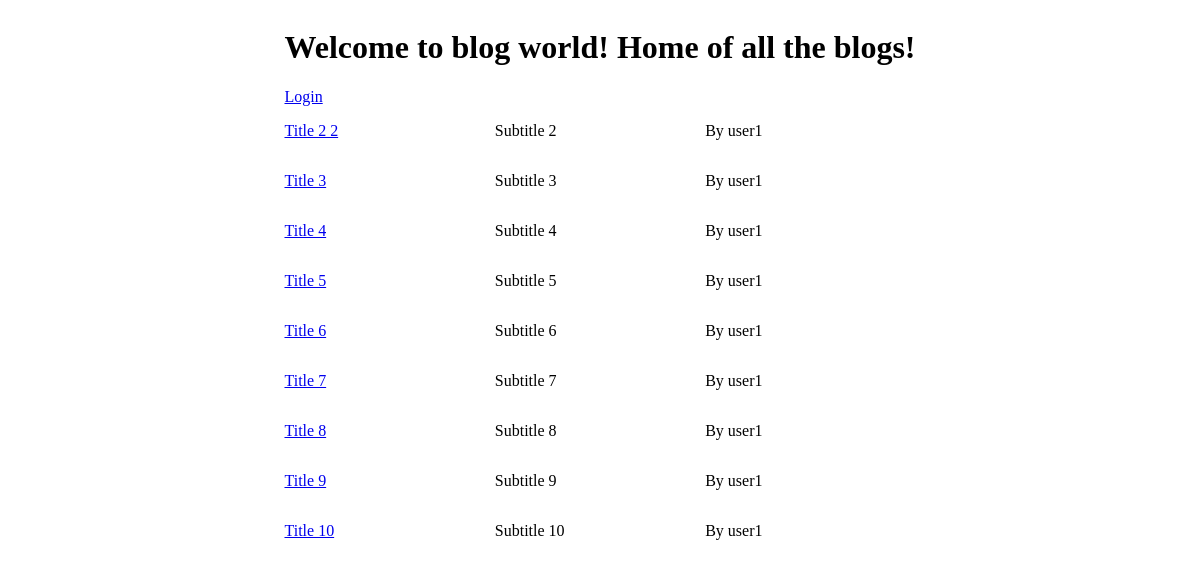
The app's page /blogs, older data.
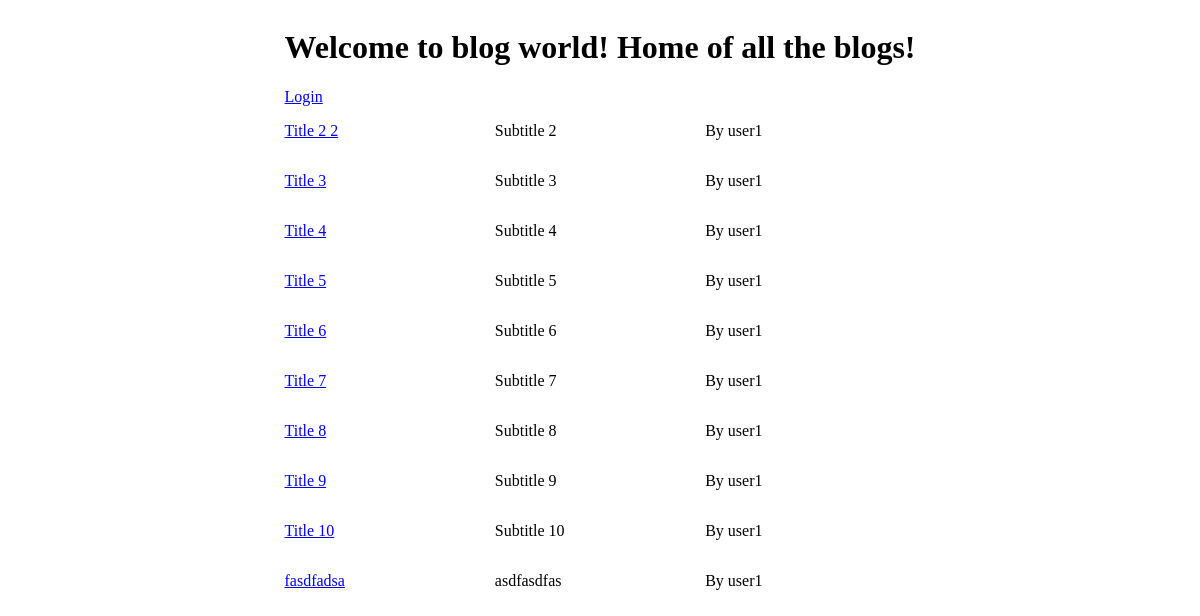
The same page, newer data.
### blog_api/models.py (models this page shows, shortened)
class User(db.Model):
   __tablename__="users"
   id: Mapped[int] = mapped_column(primary_key=True)
   username: Mapped[str]
   password: Mapped[str]
   blogs: Mapped[List["BlogPost"]] = relationship(back_populates="author")

class BlogPost(db.Model):
   __tablename__ = "blog_posts"
   id: Mapped[int] = mapped_column(primary_key=True)
   title: Mapped[str]
   subtitle: Mapped[Optional[str]]
   body: Mapped[str]
   created_at: Mapped[datetime] = mapped_column(server_default=func.now())
   updated_at: Mapped[datetime] = mapped_column(onupdate=lambda : datetime.now(timezone.utc), server_default=func.now())
   author_id: Mapped[int] = mapped_column(ForeignKey("users.id"))
   author: Mapped["User"] = relationship(back_populates="blogs")

### blog_api/api.py (the view)
@app.get('/blogs')
def list_blogs():
    blogs = [{"id":blog.id, "title": blog.title, "subtitle": blog.subtitle, "body": blog.body, "created_at": blog.created_at, "author": blog.author.username} for blog in db.session.execute(db.select(BlogPost)).scalars()]
    return render_template('./blogs.html', blogs=blogs)

### blog_api/templates/blogs.html
{% extends 'base.html' %}
{% block content %}
<h1>Welcome to blog world! Home of all the blogs!</h1>
<div>
    {% if not current_user.is_authenticated %}
    <a href="{{ url_for( 'get_login') }}">Login</a>
    {% else %}
    <p>Logged in as {{current_user.username}}</p>
    <a href="{{ url_for('logout')}}">Logout</a>
    <a href="{{ url_for('new_blog_form')}}">New Blog</a>
    {% endif %}
</div>
<div id="blogs">
    {% for blog in blogs %}
    <div class="blog-overview">
        <a href="{{ url_for( 'get_blog', blog_id=blog.id ) }}">
        <p>{{blog.title}}</p></a>
        <p>{{blog.subtitle}}</p>
        <p>By {{blog.author}}</p>
    </div>
    {% endfor %}
</div>
{% endblock %}

Row changes from the older to the newer data that the page shows:
added BlogPost: title "fasdfadsa", subtitle "asdfasdfas"
Text that changed along with them:
new list line: "By"
new list line: "user1"
